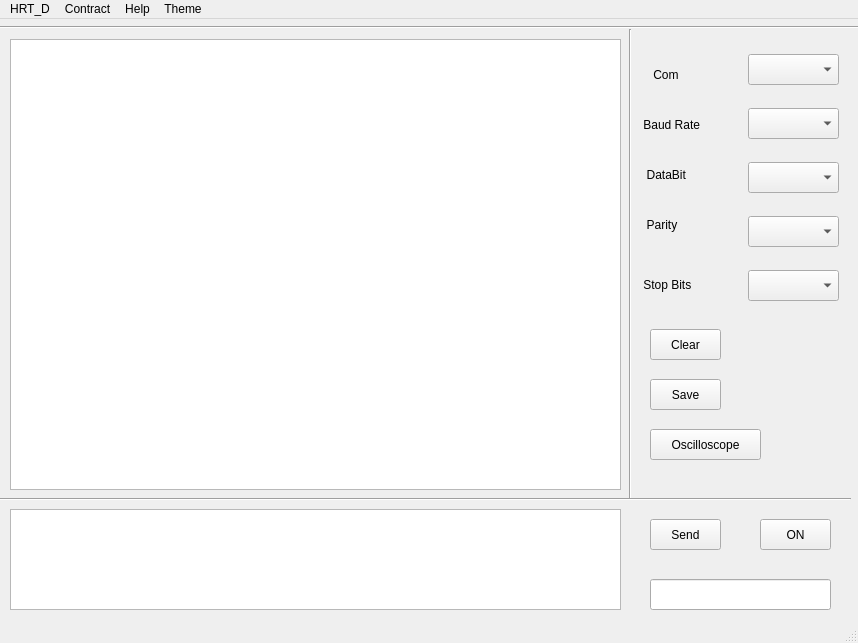
<?xml version="1.0" encoding="UTF-8"?>
<ui version="4.0">
 <class>Serial</class>
 <widget class="QMainWindow" name="Serial">
  <property name="geometry">
   <rect>
    <x>0</x>
    <y>0</y>
    <width>858</width>
    <height>643</height>
   </rect>
  </property>
  <property name="windowTitle">
   <string>MainWindow</string>
  </property>
  <property name="styleSheet">
   <string notr="true"/>
  </property>
  <widget class="QWidget" name="centralwidget">
   <widget class="QComboBox" name="baudrateBox">
    <property name="geometry">
     <rect>
      <x>748</x>
      <y>89</y>
      <width>91</width>
      <height>31</height>
     </rect>
    </property>
   </widget>
   <widget class="QComboBox" name="DatabitBox">
    <property name="geometry">
     <rect>
      <x>748</x>
      <y>143</y>
      <width>91</width>
      <height>31</height>
     </rect>
    </property>
   </widget>
   <widget class="QComboBox" name="parityBox">
    <property name="geometry">
     <rect>
      <x>748</x>
      <y>197</y>
      <width>91</width>
      <height>31</height>
     </rect>
    </property>
   </widget>
   <widget class="QComboBox" name="StopbitBox">
    <property name="geometry">
     <rect>
      <x>748</x>
      <y>251</y>
      <width>91</width>
      <height>31</height>
     </rect>
    </property>
   </widget>
   <widget class="QComboBox" name="comBox">
    <property name="geometry">
     <rect>
      <x>748</x>
      <y>35</y>
      <width>91</width>
      <height>31</height>
     </rect>
    </property>
   </widget>
   <widget class="QLabel" name="BaudRatelabel">
    <property name="geometry">
     <rect>
      <x>640</x>
      <y>90</y>
      <width>91</width>
      <height>31</height>
     </rect>
    </property>
    <property name="text">
     <string> Baud Rate</string>
    </property>
   </widget>
   <widget class="QLabel" name="DataBitlabel">
    <property name="geometry">
     <rect>
      <x>640</x>
      <y>140</y>
      <width>91</width>
      <height>31</height>
     </rect>
    </property>
    <property name="text">
     <string>  DataBit</string>
    </property>
   </widget>
   <widget class="QLabel" name="Paritylabel">
    <property name="geometry">
     <rect>
      <x>640</x>
      <y>190</y>
      <width>91</width>
      <height>31</height>
     </rect>
    </property>
    <property name="text">
     <string>  Parity</string>
    </property>
   </widget>
   <widget class="QLabel" name="StopBitlable">
    <property name="geometry">
     <rect>
      <x>640</x>
      <y>250</y>
      <width>91</width>
      <height>31</height>
     </rect>
    </property>
    <property name="text">
     <string> Stop Bits</string>
    </property>
   </widget>
   <widget class="QLabel" name="comlable">
    <property name="geometry">
     <rect>
      <x>640</x>
      <y>40</y>
      <width>91</width>
      <height>31</height>
     </rect>
    </property>
    <property name="text">
     <string>    Com</string>
    </property>
   </widget>
   <widget class="QPushButton" name="sendButton">
    <property name="geometry">
     <rect>
      <x>650</x>
      <y>500</y>
      <width>71</width>
      <height>31</height>
     </rect>
    </property>
    <property name="text">
     <string>Send</string>
    </property>
   </widget>
   <widget class="QPlainTextEdit" name="replyConsole">
    <property name="geometry">
     <rect>
      <x>10</x>
      <y>20</y>
      <width>611</width>
      <height>451</height>
     </rect>
    </property>
   </widget>
   <widget class="QLineEdit" name="statusLine">
    <property name="geometry">
     <rect>
      <x>650</x>
      <y>560</y>
      <width>181</width>
      <height>31</height>
     </rect>
    </property>
   </widget>
   <widget class="QPushButton" name="ComSwitch">
    <property name="geometry">
     <rect>
      <x>760</x>
      <y>500</y>
      <width>71</width>
      <height>31</height>
     </rect>
    </property>
    <property name="text">
     <string>ON</string>
    </property>
   </widget>
   <widget class="Line" name="line">
    <property name="geometry">
     <rect>
      <x>620</x>
      <y>10</y>
      <width>20</width>
      <height>471</height>
     </rect>
    </property>
    <property name="orientation">
     <enum>Qt::Vertical</enum>
    </property>
   </widget>
   <widget class="Line" name="line_2">
    <property name="geometry">
     <rect>
      <x>-40</x>
      <y>470</y>
      <width>891</width>
      <height>20</height>
     </rect>
    </property>
    <property name="orientation">
     <enum>Qt::Horizontal</enum>
    </property>
   </widget>
   <widget class="Line" name="line_3">
    <property name="geometry">
     <rect>
      <x>0</x>
      <y>0</y>
      <width>861</width>
      <height>16</height>
     </rect>
    </property>
    <property name="orientation">
     <enum>Qt::Horizontal</enum>
    </property>
   </widget>
   <widget class="QTextEdit" name="sendEdit">
    <property name="geometry">
     <rect>
      <x>10</x>
      <y>490</y>
      <width>611</width>
      <height>101</height>
     </rect>
    </property>
   </widget>
   <widget class="QPushButton" name="ClearButton">
    <property name="geometry">
     <rect>
      <x>650</x>
      <y>310</y>
      <width>71</width>
      <height>31</height>
     </rect>
    </property>
    <property name="text">
     <string>Clear</string>
    </property>
   </widget>
   <widget class="QPushButton" name="SaveButton">
    <property name="geometry">
     <rect>
      <x>650</x>
      <y>360</y>
      <width>71</width>
      <height>31</height>
     </rect>
    </property>
    <property name="text">
     <string>Save</string>
    </property>
   </widget>
   <widget class="QPushButton" name="OscButton">
    <property name="geometry">
     <rect>
      <x>650</x>
      <y>410</y>
      <width>111</width>
      <height>31</height>
     </rect>
    </property>
    <property name="text">
     <string>Oscilloscope</string>
    </property>
   </widget>
  </widget>
  <widget class="QMenuBar" name="menubar">
   <property name="geometry">
    <rect>
     <x>0</x>
     <y>0</y>
     <width>858</width>
     <height>25</height>
    </rect>
   </property>
   <widget class="QMenu" name="menuHRT_D">
    <property name="title">
     <string>HRT_D</string>
    </property>
   </widget>
   <widget class="QMenu" name="menuContract">
    <property name="title">
     <string>Contract</string>
    </property>
    <addaction name="separator"/>
    <addaction name="actionQi_shield95_gmail_com"/>
    <addaction name="action2448613659"/>
   </widget>
   <widget class="QMenu" name="menuHelp">
    <property name="title">
     <string>Help</string>
    </property>
    <addaction name="actionClick_me"/>
   </widget>
   <widget class="QMenu" name="menuTheme">
    <property name="title">
     <string>Theme</string>
    </property>
   </widget>
   <addaction name="menuHRT_D"/>
   <addaction name="menuContract"/>
   <addaction name="menuHelp"/>
   <addaction name="menuTheme"/>
  </widget>
  <widget class="QStatusBar" name="statusbar"/>
  <action name="actionQi_shield95_gmail_com">
   <property name="text">
    <string>qi.shield95@gmail.com</string>
   </property>
  </action>
  <action name="action2448613659">
   <property name="text">
    <string>2448613659</string>
   </property>
  </action>
  <action name="actionClick_me">
   <property name="text">
    <string>Click me</string>
   </property>
  </action>
 </widget>
 <resources/>
 <connections/>
</ui>
